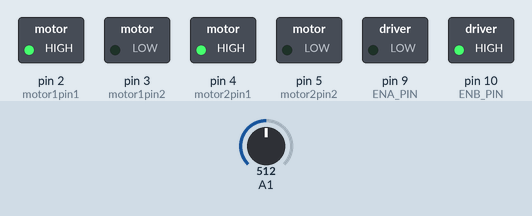
Simulated run of this sketch. Board: Arduino Uno, built with avr-gcc and run on an emulated ATmega328P. Parts: switched loads named in the sketch (green lamp = pin HIGH). The test bench sets the inputs (shaded band); at power-on: A1 = 512.

Above: at 1.2 s.
1.3 s: A1 set to 122
At 2.3 s:
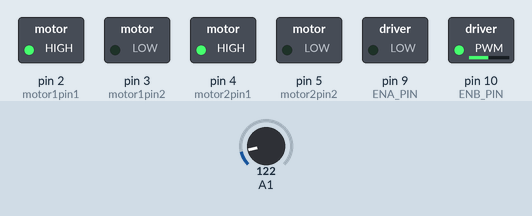
2.8 s: A1 set to 0
At 3.5 s:
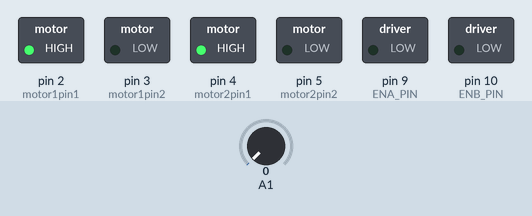
4.3 s: A1 set to 306
At 4.6 s:
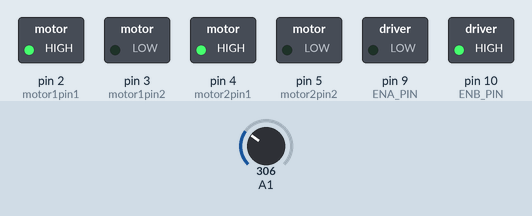
Timing chart, 0 to 7.3 s (numbered marks = the images above; inputs shaded):
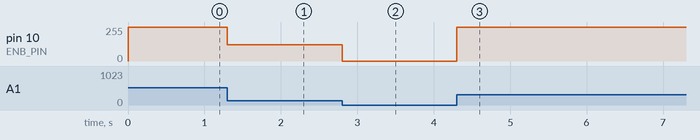

The sketch:

ln293n.ino
```cpp
int motor1pin1 = 2;
int motor1pin2 = 3;

int motor2pin1 = 4;
int motor2pin2 = 5;

int ENA_PIN = 9;
int ENB_PIN = 10;


void setup() {
  // put your setup code here, to run once:
  pinMode(motor1pin1, OUTPUT);
  pinMode(motor1pin2, OUTPUT);
  pinMode(motor2pin1, OUTPUT);
  pinMode(motor2pin2, OUTPUT);

  pinMode(ENA_PIN, OUTPUT);
  pinMode(ENB_PIN, OUTPUT);


  //Controlling spin direction of motors:
  digitalWrite(motor1pin1, HIGH);
  digitalWrite(motor1pin2, LOW);

  digitalWrite(motor2pin1, HIGH);
  digitalWrite(motor2pin2, LOW);
}


void loop() {
  analogWrite(ENB_PIN, analogRead(A1));
}
```

Measured:
- after the input at 1.3 s, pin 10 (ENB_PIN): 255/255 → 122/255 at once
- after the input at 2.8 s, pin 10 (ENB_PIN): 122/255 → 0/255 at once
- after the input at 4.3 s, pin 10 (ENB_PIN): 0/255 → 255/255 at once
